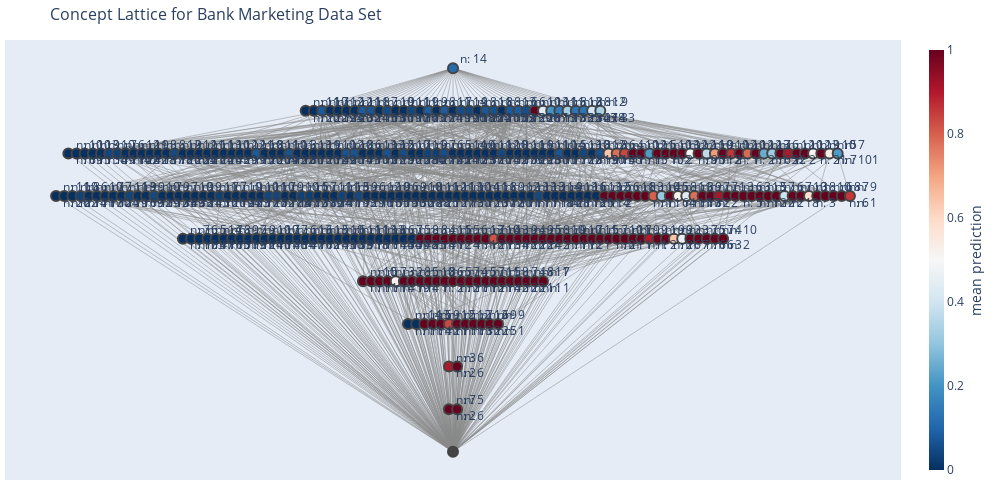

Source (notebook cell):
### Code cell
fig

### Figure 1 — Plotly figure (JSON) as saved in the notebook; plotly's stock layout.template omitted (floating-point values rounded to 4 significant figures; data arrays with more than 128 entries replaced by an {"elided": "..."} marker saying what was removed)
{"data": [{"hoverinfo": "none", "line": {"color": "#888", "width": 0.5}, "mode": "lines", "type": "scatter", "x": {"elided": "2970 float values"}, "y": {"elided": "2970 int values"}}, {"hoverinfo": "text", "hovertext": {"elided": "338 str values"}, "marker": {"color": {"elided": "338 float values"}, "colorbar": {"thickness": 15, "title": {"side": "right", "text": "mean prediction"}, "xanchor": "left"}, "colorscale": [[0, "rgb(103,0,31)"], [0.1, "rgb(178,24,43)"], [0.2, "rgb(214,96,77)"], [0.3, "rgb(244,165,130)"], [0.4, "rgb(253,219,199)"], [0.5, "rgb(247,247,247)"], [0.6, "rgb(209,229,240)"], [0.7, "rgb(146,197,222)"], [0.8, "rgb(67,147,195)"], [0.9, "rgb(33,102,172)"], [1, "rgb(5,48,97)"]], "line": {"width": 2}, "reversescale": true, "showscale": true, "size": 10}, "mode": "markers+text", "text": {"elided": "338 str values"}, "textposition": "middle right", "type": "scatter", "x": {"elided": "338 float values"}, "y": {"elided": "338 int values"}}], "layout": {"height": 500, "hovermode": "closest", "margin": {"b": 20, "l": 5, "r": 5, "t": 40}, "showlegend": false, "title": {"font": {"size": 16}, "text": "Concept Lattice for Bank Marketing Data Set"}, "width": 1000, "xaxis": {"showgrid": false, "showticklabels": false, "zeroline": false}, "yaxis": {"showgrid": false, "showticklabels": false, "zeroline": false}}}
